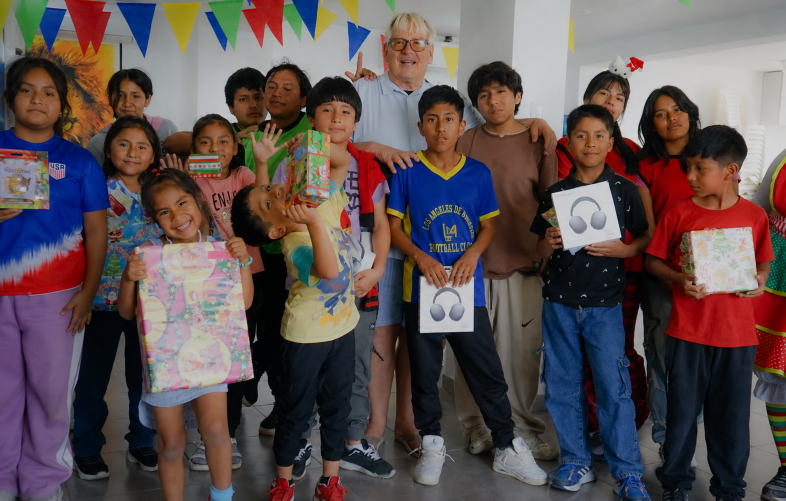
#> input picture 165e0f57-89ba-4e3b-9cb3-66de1ac3551f.png, 1572 x 1001 px (shown at 1/2 size)
$ python haz_y4m.py ../165e0f57-89ba-4e3b-9cb3-66de1ac3551f.png ../165e0f57-89ba-4e3b-9cb3-66de1ac3551f.png
#> lines starting #> are read from the running program, lines starting #| are printed output that depends on the picture
# -*- coding: utf-8 -*-
"""Convierte una foto en un vídeo .y4m de un solo fotograma repetido.

Es lo que necesita Edge para hacer de cámara falsa con una cara de verdad:
sin esto, la cámara de prueba dibuja un comecocos verde y el reconocimiento
—con razón— no ve ninguna cara.

    py haz_y4m.py caras/cand/c20.72.jpg caras/A.y4m
"""
import sys

from PIL import Image

sys.stdout.reconfigure(encoding="utf-8")


def y4m(origen, destino, ancho=640, alto=480, fotogramas=12):
#> called with ancho = 640, alto = 480, fotogramas = 12
    im = Image.open(origen).convert("RGB").resize((ancho, alto))
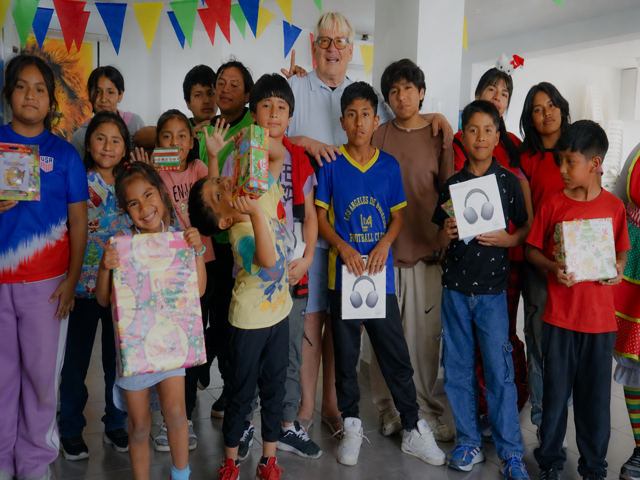
#> im: PIL image 640x480 RGB; mean R, G, B 94.3, 81.2, 82.5
    y, cb, cr = im.convert("YCbCr").split()
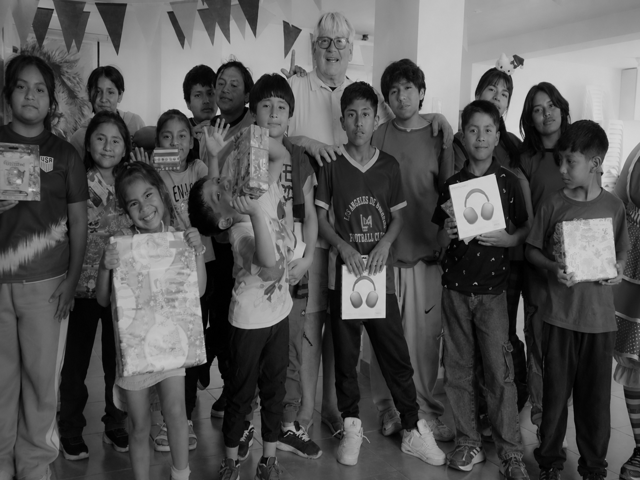
#> y: PIL image 640x480 L; min 0, max 218, mean 84.8
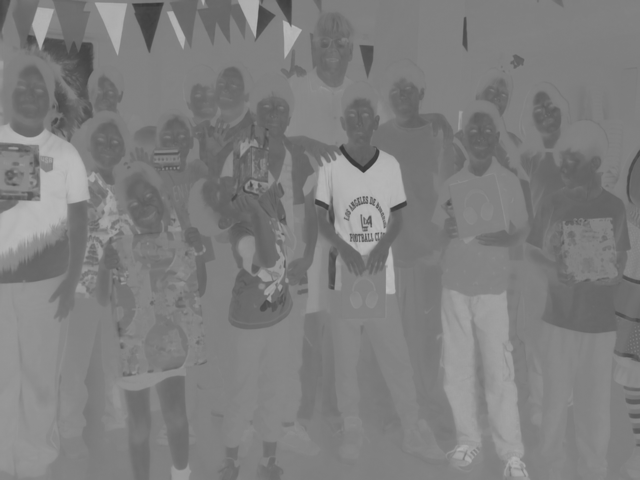
#> cb: PIL image 640x480 L; min 55, max 188, mean 126
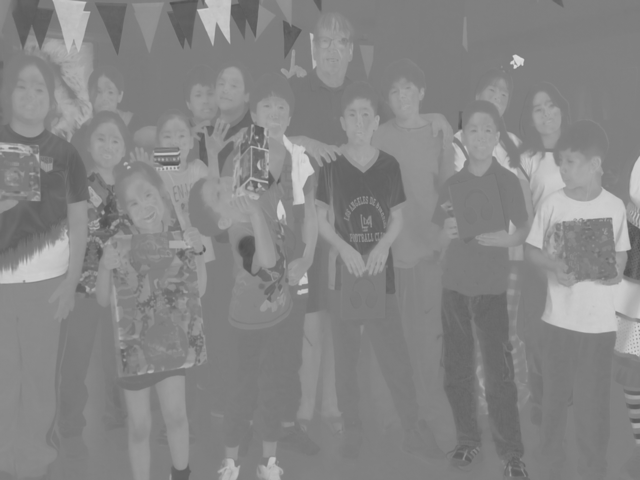
#> cr: PIL image 640x480 L; min 80, max 220, mean 134
    yb = y.tobytes()
    # El croma va a la mitad de resolución en cada eje: eso es el 4:2:0.
    ub = cb.resize((ancho // 2, alto // 2), Image.BOX).tobytes()
    vb = cr.resize((ancho // 2, alto // 2), Image.BOX).tobytes()
    with open(destino, "wb") as f:
        f.write(f"YUV4MPEG2 W{ancho} H{alto} F30:1 Ip A1:1 C420mpeg2\n".encode())
        for _ in range(fotogramas):
            f.write(b"FRAME\n" + yb + ub + vb)
    print(f"  {destino}  ({ancho}x{alto}, {fotogramas} fotogramas)")


if __name__ == "__main__":
    if len(sys.argv) < 3:
        print(__doc__)
        raise SystemExit(2)
    y4m(sys.argv[1], sys.argv[2])
